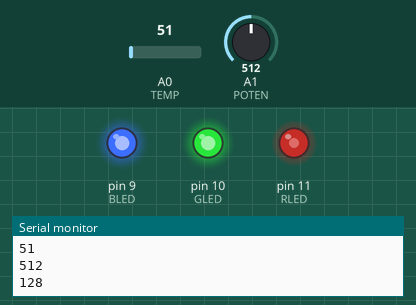
A sketch run on a simulated Arduino Uno, built with avr-gcc and run on an emulated ATmega328P. Parts: output pins drawn as LEDs (lit = HIGH), the last lines printed to the serial monitor. Inputs (shaded band) come from the test bench; at power-on: A1 (POTEN) = 512, A0 (TEMP) = 51.

Above: at 1.3 s.
1.4 s: A1 (POTEN) set to 710
At 2.3 s:
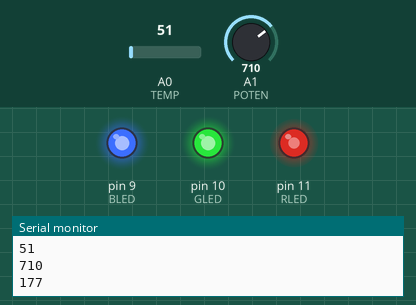
3.5 s: A1 (POTEN) set to 900
At 5.2 s:
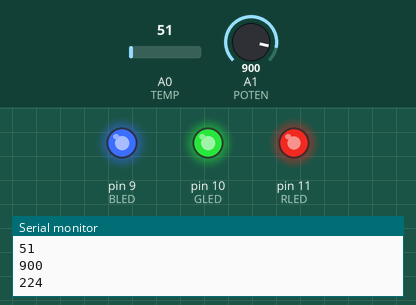
5.5 s: A1 (POTEN) set to 122
At 6.8 s:
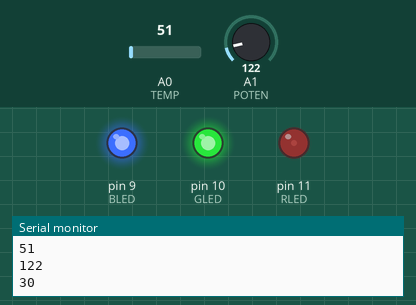
7.5 s: A1 (POTEN) set to 0
At 8.4 s:
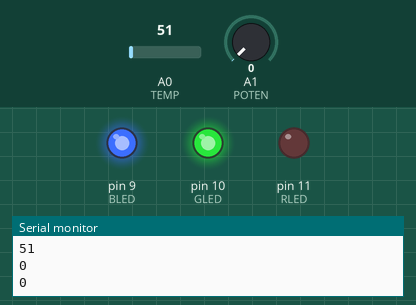
Timing chart, 0 to 10.5 s (numbered marks = the images above; inputs shaded):
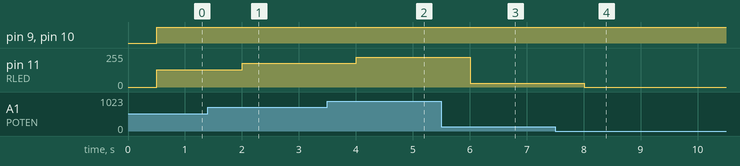

The sketch:

week4-ex3-2.ino
```cpp
//Temperature Alert!
const int BLED=9;
const int GLED=10;
const int RLED=11;
const int TEMP=0;
const int POTEN=1;

const int LOWER_BOUND=152; //Lower Threshold
const int UPPER_BOUND=155; //Upper Threshold

int valP = 0; //Variable to hold analog reading
int valT = 0;

void setup()
{
  Serial.begin(9600);
  pinMode (BLED, OUTPUT); //Set Blue LED as Output
  pinMode (GLED, OUTPUT); //Set Green LED as Output
  pinMode (RLED, OUTPUT); //Set Red LED as Output
}

void loop()
{
  valP = analogRead(TEMP);
  valT = analogRead(POTEN);
  int pwm = (valT/1023.0 * 255 + 0.5); // PWM 값

  Serial.println(valP);
  Serial.println(valT);
  Serial.println(pwm);
  Serial.println("");
  delay(500);

  if(valP < 350)
  {
    analogWrite(RLED, pwm);
    digitalWrite(BLED, HIGH);
    digitalWrite(GLED, HIGH);
  }
  else if (350 <= valP && valP <= 700)
  {
    digitalWrite(RLED, HIGH);
    analogWrite(BLED, pwm);
    digitalWrite(GLED, HIGH);
  }
  else
  {
    digitalWrite(RLED, HIGH);
    digitalWrite(BLED, HIGH);
    analogWrite(GLED, pwm);
  }

//  if(val < LOWER_BOUND)
//  {
//    digitalWrite(RLED,HIGH);
//    digitalWrite(GLED,HIGH);
//    digitalWrite(BLED,LOW);
//  }
//  else if(val > UPPER_BOUND)
//  {
//    digitalWrite(RLED,LOW);
//    digitalWrite(GLED,HIGH);
//    digitalWrite(BLED,HIGH);
//  }
//  else
//  {
//    digitalWrite(RLED,HIGH);
//    digitalWrite(GLED,LOW);
//    digitalWrite(BLED,HIGH);
//  }
}
```

Measured:
- after the input at 1.4 s, pin 11 (RLED): 128/255 → 177/255 after 0.60 s
- after the input at 3.5 s, pin 11 (RLED): 177/255 → 224/255 after 0.51 s
- after the input at 5.5 s, pin 11 (RLED): 224/255 → 30/255 after 0.51 s
- after the input at 7.5 s, pin 11 (RLED): 30/255 → 0/255 after 0.51 s
